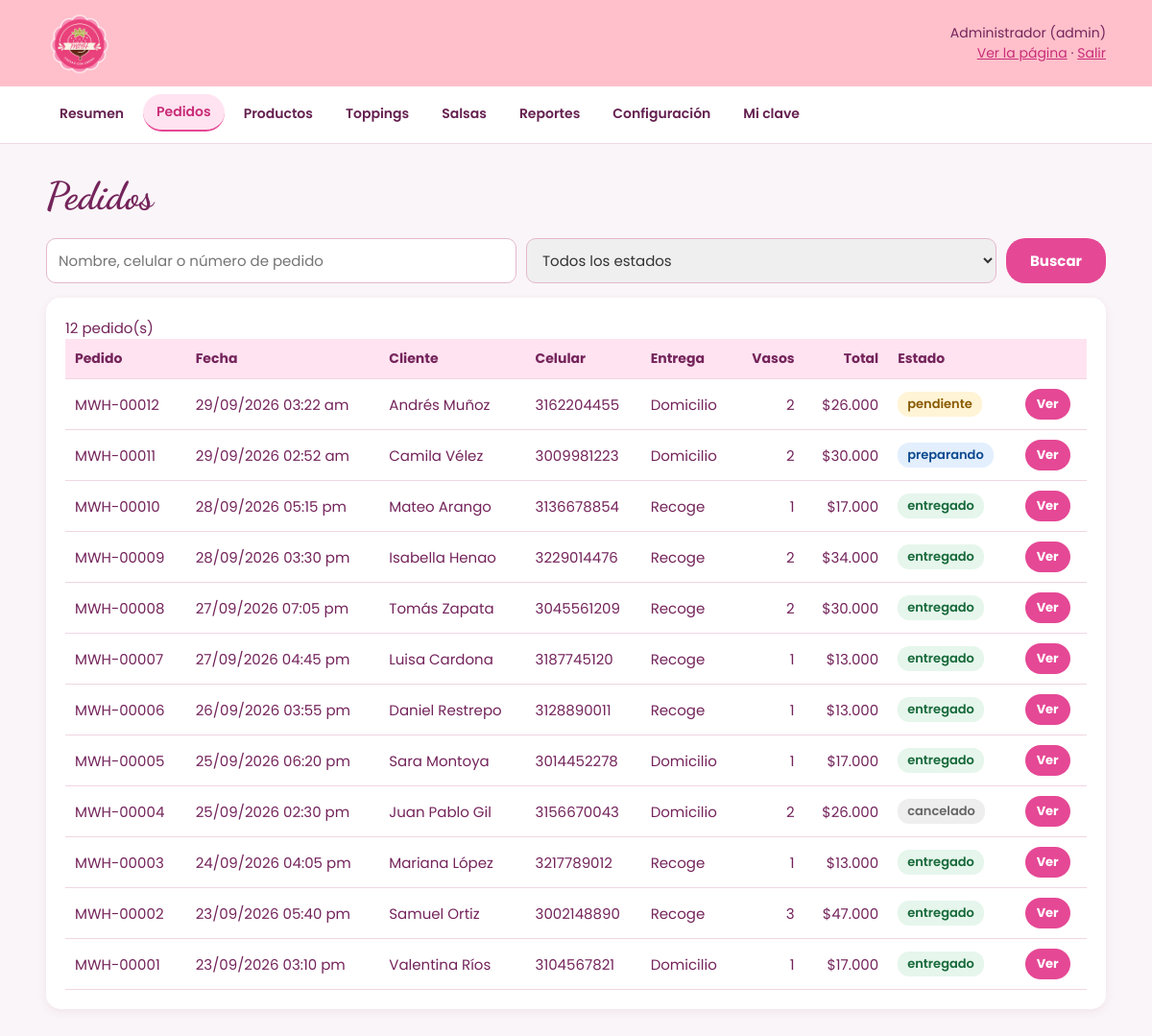
Page /admin/pedidos.php (signed in) on the committed database.
### tables this page shows
CREATE TABLE pedidos (
  id        INT AUTO_INCREMENT PRIMARY KEY,
  cliente   VARCHAR(60)  NOT NULL,
  telefono  VARCHAR(15)  NOT NULL,
  entrega   ENUM('recoger','domicilio') NOT NULL DEFAULT 'recoger',
  direccion VARCHAR(150) NULL,
  notas     VARCHAR(200) NULL,
  total     INT UNSIGNED NOT NULL,
  estado    ENUM('pendiente','preparando','entregado','cancelado') NOT NULL DEFAULT 'pendiente',
  fecha     DATETIME     NOT NULL DEFAULT CURRENT_TIMESTAMP
);

### includes/funciones.php (called while the page is built, shortened)
<?php
require_once __DIR__ . "/conexion.php";
function limpiar($texto)
{
    return htmlspecialchars((string) $texto, ENT_QUOTES, "UTF-8");
}
function pesos($valor)
{
    return "$" . number_format((int) $valor, 0, ",", ".");
}
function consultar($sql, $tipos = "", $valores = [])
{
    global $conexion;
    $stmt = $conexion->prepare($sql);
    $stmt->execute();
    $filas = $stmt->get_result()->fetch_all(MYSQLI_ASSOC);
    return $filas;
}
function codigo_pedido($id)
{
    return "MWH-" . str_pad((string) $id, 5, "0", STR_PAD_LEFT);
}

### admin/pedidos.php (the view, shortened to what this page needs)
<?php
$buscar = trim($_GET["buscar"] ?? "");
$sql = "SELECT p.id, p.cliente, p.telefono, p.entrega, p.total, p.estado, p.fecha,
               COUNT(d.id) AS vasos
          FROM pedidos p
          JOIN detalle_pedidos d ON d.pedido_id = p.id
         WHERE 1 = 1";
$tipos = "";
$valores = [];
$sql .= " GROUP BY p.id ORDER BY p.fecha DESC LIMIT 200";
$pedidos = consultar($sql, $tipos, $valores);
require "encabezado.php";
?>
<h1>Pedidos</h1>
<form class="filtros" method="get">
    <input type="search" name="buscar" value="<?= limpiar($buscar) ?>" placeholder="Nombre, celular o número de pedido">
    <select name="estado">
        <option value="">Todos los estados</option>
    </select>
    <button type="submit">Buscar</button>
</form>
<div class="caja tabla-scroll">
    <p><?= count($pedidos) ?> pedido(s)</p>
    <table>
        <tr><th>Pedido</th><th>Fecha</th><th>Cliente</th><th>Celular</th><th>Entrega</th><th class="numero">Vasos</th><th class="numero">Total</th><th>Estado</th><th></th></tr>
        <?php foreach ($pedidos as $p): ?>
            <tr>
                <td><?= codigo_pedido($p["id"]) ?></td>
                <td><?= date("d/m/Y h:i a", strtotime($p["fecha"])) ?></td>
                <td><?= limpiar($p["cliente"]) ?></td>
                <td><?= limpiar($p["telefono"]) ?></td>
                <td><?= $p["entrega"] === "domicilio" ? "Domicilio" : "Recoge" ?></td>
                <td class="numero"><?= $p["vasos"] ?></td>
                <td class="numero"><?= pesos($p["total"]) ?></td>
                <td><span class="estado estado-<?= $p["estado"] ?>"><?= $p["estado"] ?></span></td>
                <td><a class="boton boton-chico" href="pedido.php?id=<?= $p["id"] ?>">Ver</a></td>
            </tr>
        <?php endforeach; ?>
    </table>
</div>
<?php require "pie.php"; ?>

### assets/css/estilos.css (style rules this page uses)
:root { --vino: #74245b; --vino-oscuro: #64204f; --rosado: #e54895; --rosado-oscuro: #c92d78; --rosado-titulo: #d83c8a; --rosado-claro: #ffe3f0; --rosado-fondo: #f9d8e9; --pie: #722451; --verde: #1f9d55; --rojo: #c62828; }
* { margin: 0; padding: 0; box-sizing: border-box; }
html { scroll-behavior: smooth; }
body { font-family: 'Poppins', Arial, sans-serif; background-color: white; color: var(--vino); overflow-x: hidden; }
h1, h2, h3 { font-family: 'Dancing Script', cursive; }
button, .boton { display: inline-block; border: none; background-color: var(--rosado); color: white; padding: 12px 25px; border-radius: 20px; cursor: pointer; font-weight: bold; font-family: inherit; font-size: 15px; text-decoration: none; transition: transform 0.3s ease, box-shadow 0.3s ease, background-color 0.3s; }
input[type="text"], input[type="tel"], input[type="email"], input[type="password"], input[type="number"], input[type="search"], select, textarea { width: 100%; padding: 10px 12px; border: 1px solid #e3b8cd; border-radius: 10px; font-family: inherit; font-size: 15px; color: #333; }
.panel-cuerpo { background: #faf5f8; font-size: 15px; }
.panel h1 { font-size: 40px; margin-bottom: 20px; }
.caja { background: white; border-radius: 15px; padding: 20px; box-shadow: 0 3px 10px rgba(116, 36, 91, 0.08); margin-bottom: 20px; }
.tabla-scroll { overflow-x: auto; }
table { width: 100%; border-collapse: collapse; background: white; }
th, td { padding: 10px; text-align: left; border-bottom: 1px solid #f0d6e3; vertical-align: middle; }
th { background: var(--rosado-claro); font-size: 14px; }
td.numero, th.numero { text-align: right; white-space: nowrap; }
.estado { display: inline-block; padding: 3px 10px; border-radius: 12px; font-size: 13px; font-weight: 600; }
.estado-pendiente { background: #fff4d6; color: #8a5a00; }
.estado-preparando { background: #e3effd; color: #0d4a8f; }
.estado-entregado { background: #e6f6ec; color: #17693a; }
.estado-cancelado { background: #eee; color: #666; }
.filtros { display: flex; gap: 10px; flex-wrap: wrap; margin-bottom: 15px; }
.filtros input, .filtros select { width: auto; flex: 1 1 180px; }
.boton-chico { padding: 6px 12px; font-size: 13px; }

### rows in the picture
pedidos: id "MWH-00012", fecha "29/09/2026 03:22 am", cliente "Andrés Muñoz", telefono "3162204455", entrega "Domicilio", vasos "2", total "$26.000", estado "pendiente"
pedidos: id "MWH-00011", fecha "29/09/2026 02:52 am", cliente "Camila Vélez", telefono "3009981223", entrega "Domicilio", vasos "2", total "$30.000", estado "preparando"
pedidos: id "MWH-00010", fecha "28/09/2026 05:15 pm", cliente "Mateo Arango", telefono "3136678854", entrega "Recoge", vasos "1", total "$17.000", estado "entregado"
pedidos: id "MWH-00009", fecha "28/09/2026 03:30 pm", cliente "Isabella Henao", telefono "3229014476", entrega "Recoge", vasos "2", total "$34.000", estado "entregado"
pedidos: id "MWH-00008", fecha "27/09/2026 07:05 pm", cliente "Tomás Zapata", telefono "3045561209", entrega "Recoge", vasos "2", total "$30.000", estado "entregado"
pedidos: id "MWH-00007", fecha "27/09/2026 04:45 pm", cliente "Luisa Cardona", telefono "3187745120", entrega "Recoge", vasos "1", total "$13.000", estado "entregado"
pedidos: id "MWH-00006", fecha "26/09/2026 03:55 pm", cliente "Daniel Restrepo", telefono "3128890011", entrega "Recoge", vasos "1", total "$13.000", estado "entregado"
pedidos: id "MWH-00005", fecha "25/09/2026 06:20 pm", cliente "Sara Montoya", telefono "3014452278", entrega "Domicilio", vasos "1", total "$17.000", estado "entregado"
pedidos: id "MWH-00004", fecha "25/09/2026 02:30 pm", cliente "Juan Pablo Gil", telefono "3156670043", entrega "Domicilio", vasos "2", total "$26.000", estado "cancelado"
pedidos: id "MWH-00003", fecha "24/09/2026 04:05 pm", cliente "Mariana López", telefono "3217789012", entrega "Recoge", vasos "1", total "$13.000", estado "entregado"
pedidos: id "MWH-00002", fecha "23/09/2026 05:40 pm", cliente "Samuel Ortiz", telefono "3002148890", entrega "Recoge", vasos "3", total "$47.000", estado "entregado"
pedidos: id "MWH-00001", fecha "23/09/2026 03:10 pm", cliente "Valentina Ríos", telefono "3104567821", entrega "Domicilio", vasos "1", total "$17.000", estado "entregado"

### other values in the picture
limpiar($usuario["nombre"]) "Administrador"
limpiar($usuario["rol"]) "admin"
$texto "Resumen"
$texto "Pedidos"
$texto "Productos"
$texto "Toppings"
$texto "Salsas"
$texto "Reportes"
$texto "Configuración"
$texto "Mi clave"
count($pedidos) "12"
